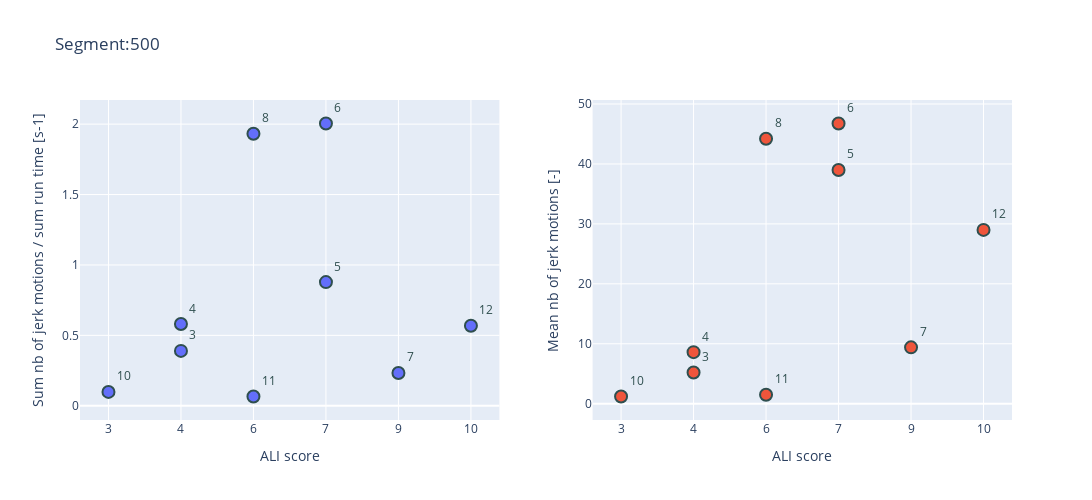
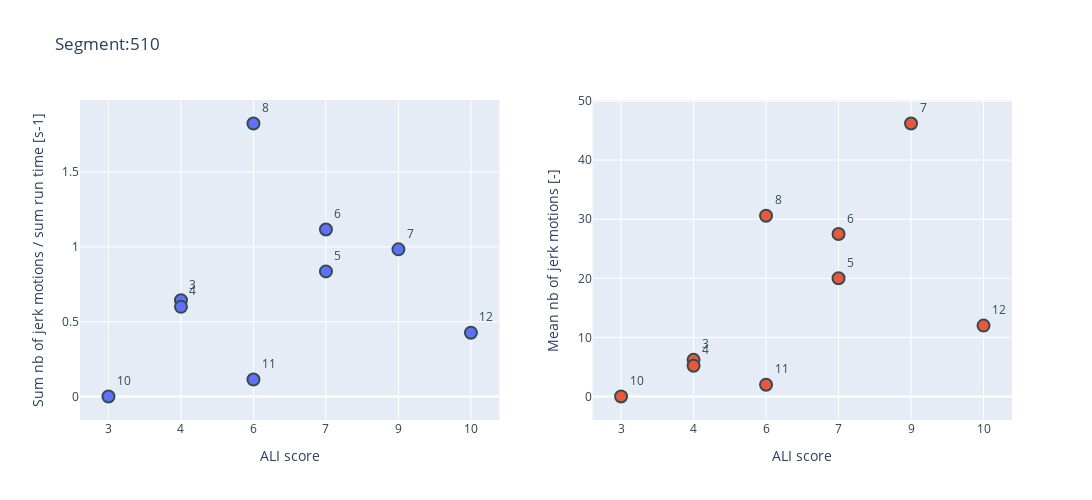
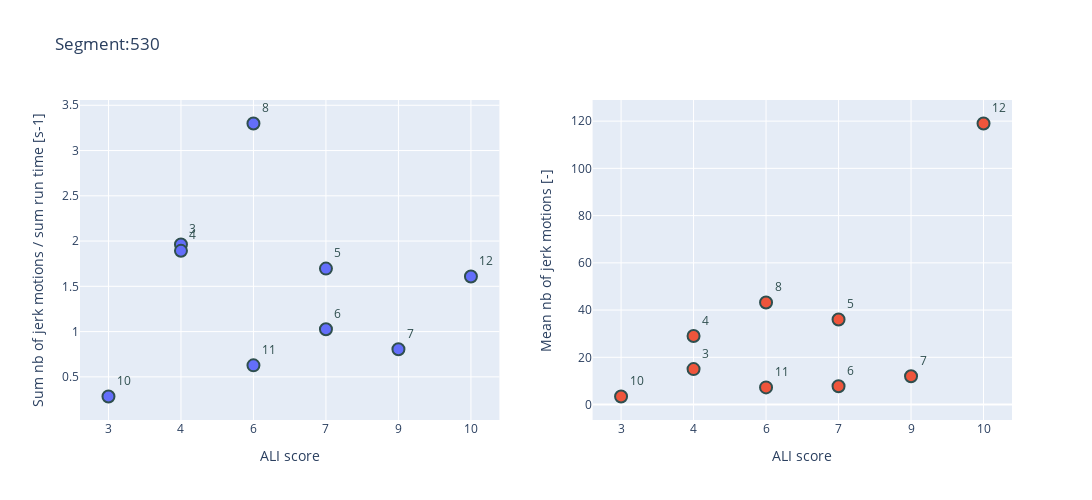
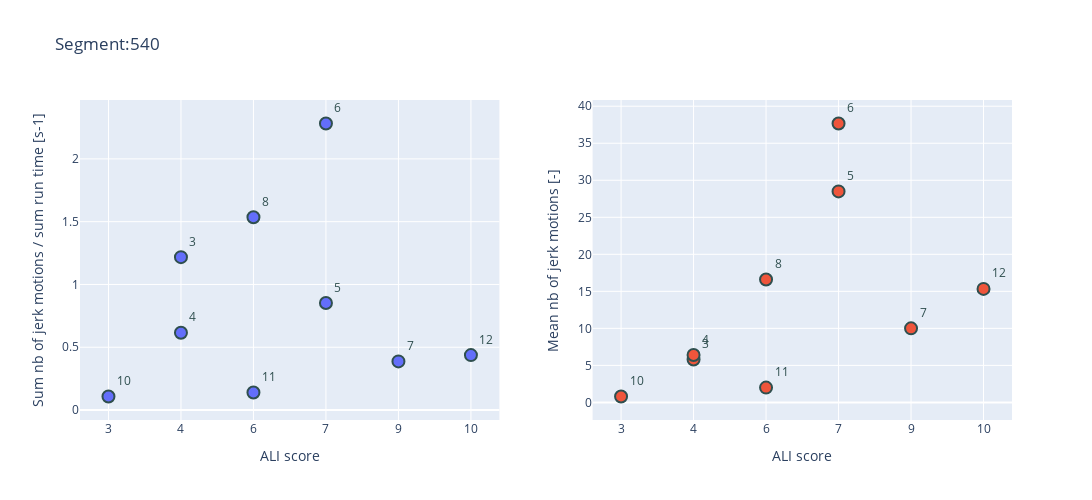

The notebook cell these images were saved under, in order:
### Markdown cell above
### plots jerk VS ALI

### Code cell
# un point somme jerk pour les 2 tools dans toutes les directions

subject_order = ['10','3','4','8','11','5','6','7','9','12']
ALI_score = ['3','4','4','6','6','7','7','9','9','10']

subject_order = ['10','3','4','8','11','5','6','7','12']
ALI_score = ['3','4','4','6','6','7','7','9','10']

for segment in segment_list_optitrack:
    y1 = []
    y2 = []
    for subject in subject_order:
        y1.append((mean_nb_peaks_jerk[subject][segment])/(mean_duration_run[subject][segment]))
        y2.append(mean_nb_peaks_jerk[subject][segment])
          
        x= ALI_score


    fig  = go.Figure()
    fig = make_subplots(rows=1, cols=2) 

    fig.add_trace(go.Scatter(y=y1, x=x, 
            text = subject_order,
            mode='markers+text',textposition='top right',textfont=dict(color='#2F4F4F'), name = "ff"),1,1)





    
    fig.add_trace(go.Scatter(y=y2, x=x, 
            text = subject_order,
            mode='markers+text',textposition='top right',textfont=dict(color='#2F4F4F'), name = None),1,2)
    

    
    fig.update_traces(
        marker_size=12,
        marker_line=dict(width=2, color='#2F4F4F'),
        selector=dict(mode='markers+text'))
    
    # Update xaxis properties
    fig.update_xaxes(title_text="ALI score", row=1, col=1)
    fig.update_xaxes(title_text="ALI score", row=1, col=2)
    fig.update_yaxes(title_text="Sum nb of jerk motions / sum run time [s-1]", row=1, col=1)
    fig.update_yaxes(title_text="Mean nb of jerk motions [-]", row=1, col=2)

    fig.update_layout(title='Segment:' + str(segment) ,
               #xaxis_title='ALI score',
               #yaxis_title='Mean nb of jerk motions [-]',
               showlegend=False,
               width=1200,
               height=500,
                         )

    #fig.update_yaxes(range=[0, 0.5])


    fig.show()
    if not os.path.exists(join(path_to_data_folder, 'PLOTS' , 'optitrack_jerk' )):
        os.makedirs(join(path_to_data_folder, 'PLOTS', 'optitrack_jerk'))
    fig.write_image(join('..', 'data_exp',  'PLOTS','optitrack_jerk', 'jerk_VS_ali_segment' + segment  +'.png'))

### Figure 1 — Plotly figure (JSON) as saved in the notebook; plotly's stock layout.template omitted (floating-point values rounded to 4 significant figures)
{"data": [{"marker": {"line": {"color": "#2F4F4F", "width": 2}, "size": 12}, "mode": "markers+text", "name": "ff", "text": ["10", "3", "4", "8", "11", "5", "6", "7", "12"], "textfont": {"color": "#2F4F4F"}, "textposition": "top right", "type": "scatter", "x": ["3", "4", "4", "6", "6", "7", "7", "9", "10"], "xaxis": "x", "y": [0.09841, 0.3896, 0.5806, 1.932, 0.0659, 0.8782, 2.005, 0.2332, 0.5679], "yaxis": "y"}, {"marker": {"line": {"color": "#2F4F4F", "width": 2}, "size": 12}, "mode": "markers+text", "text": ["10", "3", "4", "8", "11", "5", "6", "7", "12"], "textfont": {"color": "#2F4F4F"}, "textposition": "top right", "type": "scatter", "x": ["3", "4", "4", "6", "6", "7", "7", "9", "10"], "xaxis": "x2", "y": [1.2, 5.2, 8.6, 44.2, 1.5, 39, 46.75, 9.4, 29], "yaxis": "y2"}], "layout": {"height": 500, "showlegend": false, "title": {"text": "Segment:500"}, "width": 1200, "xaxis": {"anchor": "y", "autorange": true, "domain": [0, 0.45], "range": [-0.3804, 5.38], "title": {"text": "ALI score"}, "type": "category"}, "xaxis2": {"anchor": "y2", "autorange": true, "domain": [0.55, 1], "range": [-0.3804, 5.38], "title": {"text": "ALI score"}, "type": "category"}, "yaxis": {"anchor": "x", "autorange": true, "domain": [0, 1], "range": [-0.101, 2.171], "title": {"text": "Sum nb of jerk motions / sum run time [s-1]"}, "type": "linear"}, "yaxis2": {"anchor": "x2", "autorange": true, "domain": [0, 1], "range": [-2.721, 50.67], "title": {"text": "Mean nb of jerk motions [-]"}, "type": "linear"}}}

### Figure 2 — Plotly figure (JSON) as saved in the notebook; plotly's stock layout.template omitted (floating-point values rounded to 4 significant figures)
{"data": [{"marker": {"line": {"color": "#2F4F4F", "width": 2}, "size": 12}, "mode": "markers+text", "name": "ff", "text": ["10", "3", "4", "8", "11", "5", "6", "7", "12"], "textfont": {"color": "#2F4F4F"}, "textposition": "top right", "type": "scatter", "x": ["3", "4", "4", "6", "6", "7", "7", "9", "10"], "xaxis": "x", "y": [0, 0.6434, 0.5995, 1.825, 0.1141, 0.8364, 1.116, 0.9839, 0.4265], "yaxis": "y"}, {"marker": {"line": {"color": "#2F4F4F", "width": 2}, "size": 12}, "mode": "markers+text", "text": ["10", "3", "4", "8", "11", "5", "6", "7", "12"], "textfont": {"color": "#2F4F4F"}, "textposition": "top right", "type": "scatter", "x": ["3", "4", "4", "6", "6", "7", "7", "9", "10"], "xaxis": "x2", "y": [0, 6.2, 5.2, 30.6, 2, 20, 27.5, 46.2, 12], "yaxis": "y2"}], "layout": {"height": 500, "showlegend": false, "title": {"text": "Segment:510"}, "width": 1200, "xaxis": {"anchor": "y", "autorange": true, "domain": [0, 0.45], "range": [-0.3804, 5.38], "title": {"text": "ALI score"}, "type": "category"}, "xaxis2": {"anchor": "y2", "autorange": true, "domain": [0.55, 1], "range": [-0.3804, 5.38], "title": {"text": "ALI score"}, "type": "category"}, "yaxis": {"anchor": "x", "autorange": true, "domain": [0, 1], "range": [-0.1571, 1.982], "title": {"text": "Sum nb of jerk motions / sum run time [s-1]"}, "type": "linear"}, "yaxis2": {"anchor": "x2", "autorange": true, "domain": [0, 1], "range": [-3.977, 50.18], "title": {"text": "Mean nb of jerk motions [-]"}, "type": "linear"}}}

### Figure 3 — Plotly figure (JSON) as saved in the notebook; plotly's stock layout.template omitted (floating-point values rounded to 4 significant figures)
{"data": [{"marker": {"line": {"color": "#2F4F4F", "width": 2}, "size": 12}, "mode": "markers+text", "name": "ff", "text": ["10", "3", "4", "8", "11", "5", "6", "7", "12"], "textfont": {"color": "#2F4F4F"}, "textposition": "top right", "type": "scatter", "x": ["3", "4", "4", "6", "6", "7", "7", "9", "10"], "xaxis": "x", "y": [0.2827, 1.962, 1.892, 3.299, 0.627, 1.696, 1.025, 0.8043, 1.608], "yaxis": "y"}, {"marker": {"line": {"color": "#2F4F4F", "width": 2}, "size": 12}, "mode": "markers+text", "text": ["10", "3", "4", "8", "11", "5", "6", "7", "12"], "textfont": {"color": "#2F4F4F"}, "textposition": "top right", "type": "scatter", "x": ["3", "4", "4", "6", "6", "7", "7", "9", "10"], "xaxis": "x2", "y": [3.4, 15, 29, 43.2, 7.25, 36, 7.75, 12, 119], "yaxis": "y2"}], "layout": {"height": 500, "showlegend": false, "title": {"text": "Segment:530"}, "width": 1200, "xaxis": {"anchor": "y", "autorange": true, "domain": [0, 0.45], "range": [-0.3804, 5.38], "title": {"text": "ALI score"}, "type": "category"}, "xaxis2": {"anchor": "y2", "autorange": true, "domain": [0.55, 1], "range": [-0.3804, 5.38], "title": {"text": "ALI score"}, "type": "category"}, "yaxis": {"anchor": "x", "autorange": true, "domain": [0, 1], "range": [0.02311, 3.558], "title": {"text": "Sum nb of jerk motions / sum run time [s-1]"}, "type": "linear"}, "yaxis2": {"anchor": "x2", "autorange": true, "domain": [0, 1], "range": [-6.551, 129.0], "title": {"text": "Mean nb of jerk motions [-]"}, "type": "linear"}}}

### Figure 4 — Plotly figure (JSON) as saved in the notebook; plotly's stock layout.template omitted (floating-point values rounded to 4 significant figures)
{"data": [{"marker": {"line": {"color": "#2F4F4F", "width": 2}, "size": 12}, "mode": "markers+text", "name": "ff", "text": ["10", "3", "4", "8", "11", "5", "6", "7", "12"], "textfont": {"color": "#2F4F4F"}, "textposition": "top right", "type": "scatter", "x": ["3", "4", "4", "6", "6", "7", "7", "9", "10"], "xaxis": "x", "y": [0.1078, 1.217, 0.615, 1.535, 0.1401, 0.8522, 2.282, 0.3875, 0.4376], "yaxis": "y"}, {"marker": {"line": {"color": "#2F4F4F", "width": 2}, "size": 12}, "mode": "markers+text", "text": ["10", "3", "4", "8", "11", "5", "6", "7", "12"], "textfont": {"color": "#2F4F4F"}, "textposition": "top right", "type": "scatter", "x": ["3", "4", "4", "6", "6", "7", "7", "9", "10"], "xaxis": "x2", "y": [0.8, 5.8, 6.4, 16.6, 2, 28.5, 37.67, 10, 15.33], "yaxis": "y2"}], "layout": {"height": 500, "showlegend": false, "title": {"text": "Segment:540"}, "width": 1200, "xaxis": {"anchor": "y", "autorange": true, "domain": [0, 0.45], "range": [-0.3804, 5.38], "title": {"text": "ALI score"}, "type": "category"}, "xaxis2": {"anchor": "y2", "autorange": true, "domain": [0.55, 1], "range": [-0.3804, 5.38], "title": {"text": "ALI score"}, "type": "category"}, "yaxis": {"anchor": "x", "autorange": true, "domain": [0, 1], "range": [-0.07931, 2.469], "title": {"text": "Sum nb of jerk motions / sum run time [s-1]"}, "type": "linear"}, "yaxis2": {"anchor": "x2", "autorange": true, "domain": [0, 1], "range": [-2.374, 40.84], "title": {"text": "Mean nb of jerk motions [-]"}, "type": "linear"}}}
